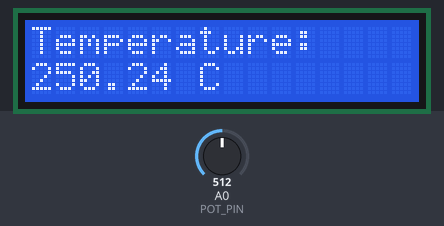
Bench run of a sketch on a simulated Arduino Uno, built with avr-gcc and run on an emulated ATmega328P. On the bench: 16×2 character LCD. The test bench sets the inputs (shaded band); at power-on: A0 (POT_PIN) = 512.

Above: at 1.2 s.
1.3 s: A0 (POT_PIN) set to 221
At 2.5 s:
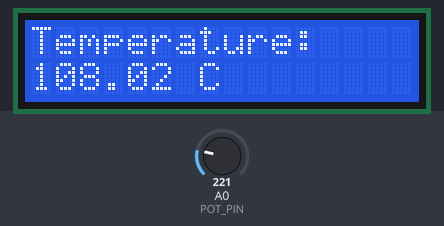
3.6 s: A0 (POT_PIN) set to 191
At 4.6 s:
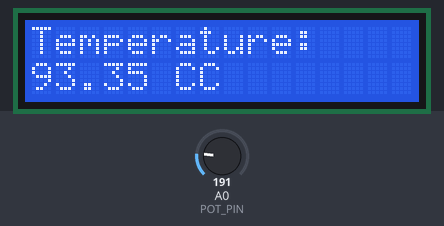
5.6 s: A0 (POT_PIN) set to 23
At 6.7 s:
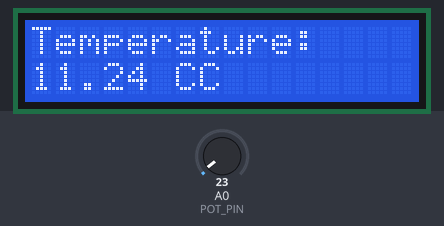
7.6 s: A0 (POT_PIN) set to 18
At 8.7 s:
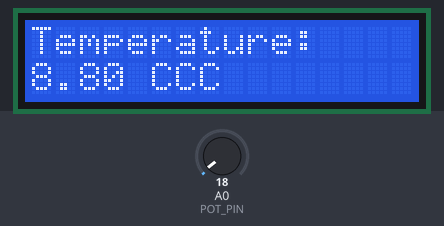
Timing chart, 0 to 10.6 s (numbered marks = the images above; inputs shaded):
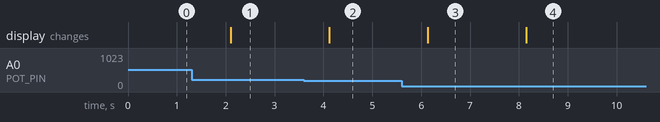

Measured:
- the behaviour switches between 205 and 204 on A0 (POT_PIN) (found by bisection; images 1 and 2)
- the behaviour switches between 21 and 20 on A0 (POT_PIN) (found by bisection; images 3 and 4)
- after the input at 1.3 s, the display: changes after 0.80 s (image 1)
- after the input at 3.6 s, the display: changes after 0.52 s (image 2)
- after the input at 5.6 s, the display: changes after 0.53 s (image 3)
- after the input at 7.6 s, the display: changes after 0.55 s (image 4)

The sketch:

sketch.ino
```cpp
#include <Wire.h>
#include <LiquidCrystal_I2C.h>

#define POT_PIN A0  // Potentiometer connected to analog pin A0

LiquidCrystal_I2C lcd(0x27, 16, 2);  // LCD I2C address

void setup() {
  lcd.begin(16, 2);
  lcd.backlight();
  lcd.setCursor(0, 0);
  lcd.print("Temperature:");
}

void loop() {
  int sensorValue = analogRead(POT_PIN);  // Read potentiometer value
  float voltage = sensorValue * (5.0 / 1023.0);  // Convert the value to voltage
  float temperatureC = voltage * 100.0;  // Convert the voltage to temperature in Celsius

  lcd.setCursor(0, 1);
  lcd.print(temperatureC);  // Display temperature
  lcd.print(" C");

  delay(1000);  // Update every 1 second
}
```
